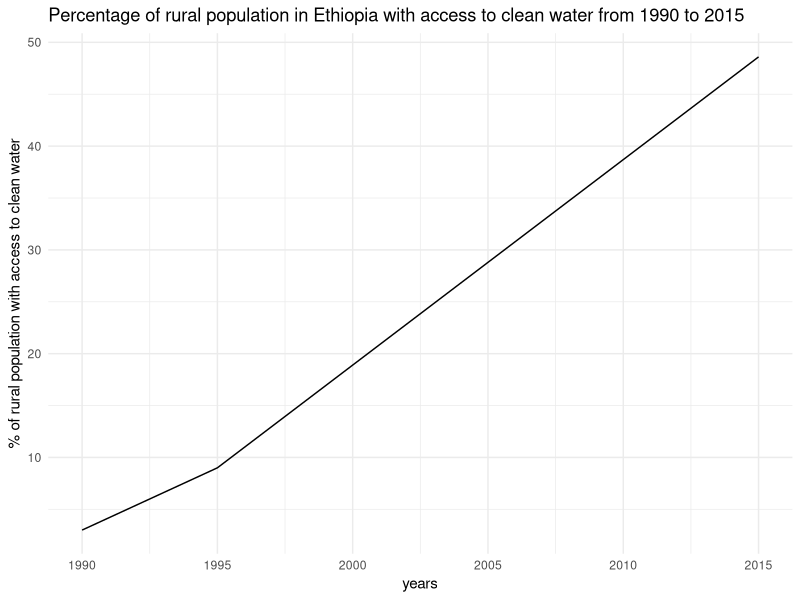
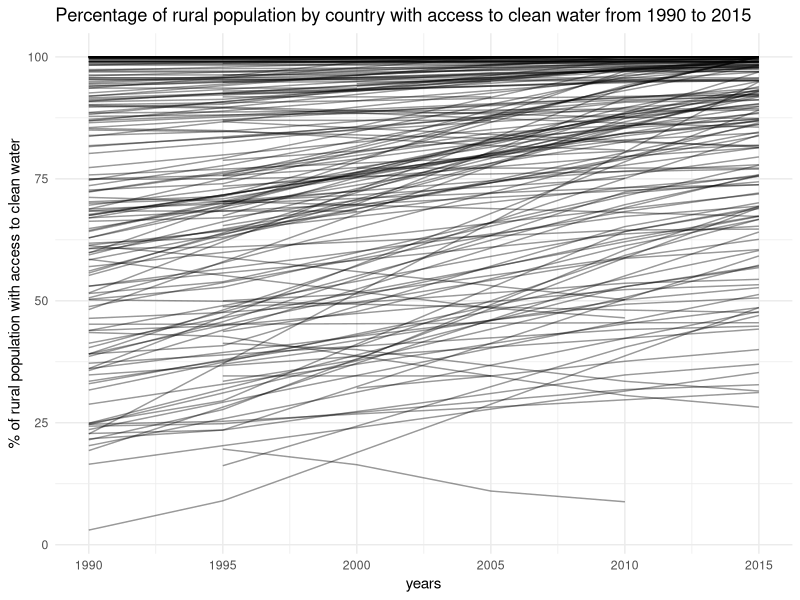
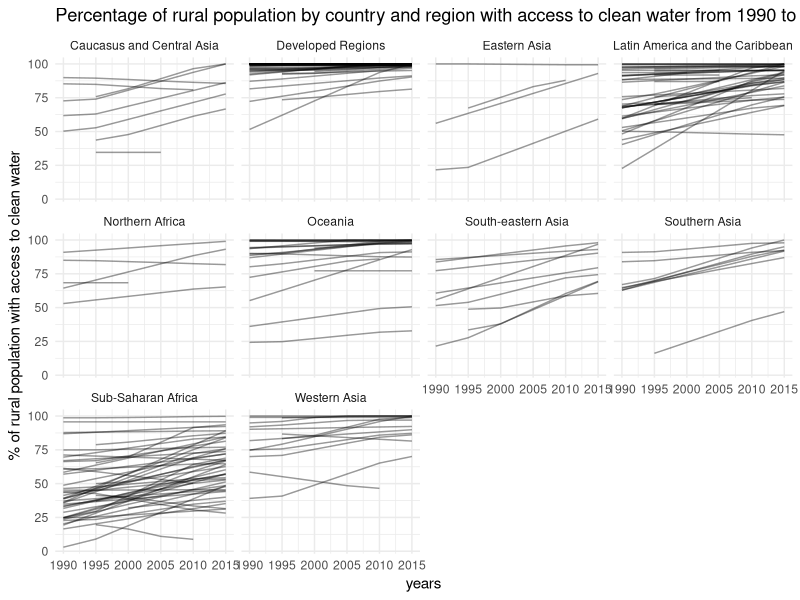
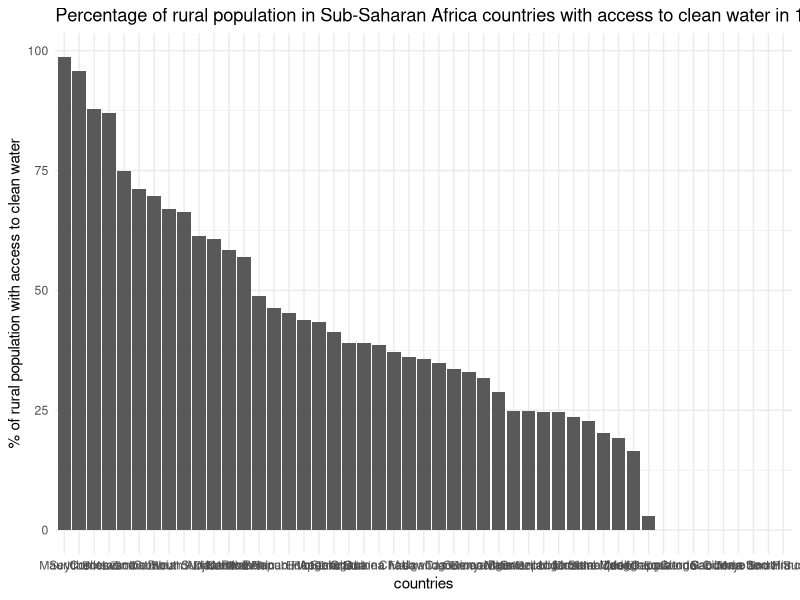
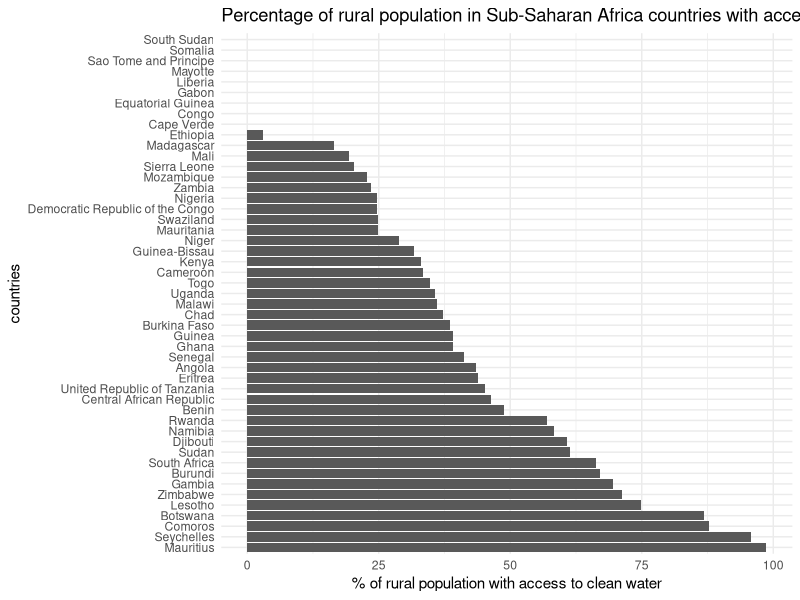
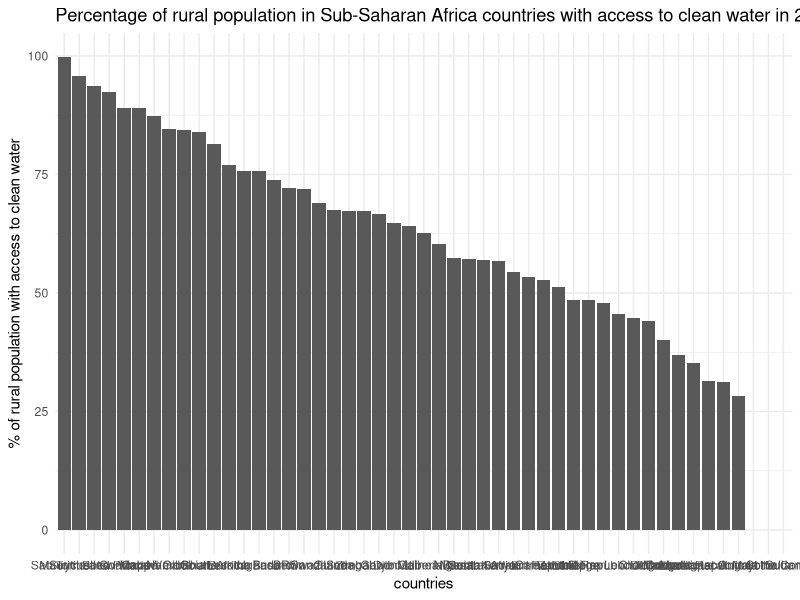
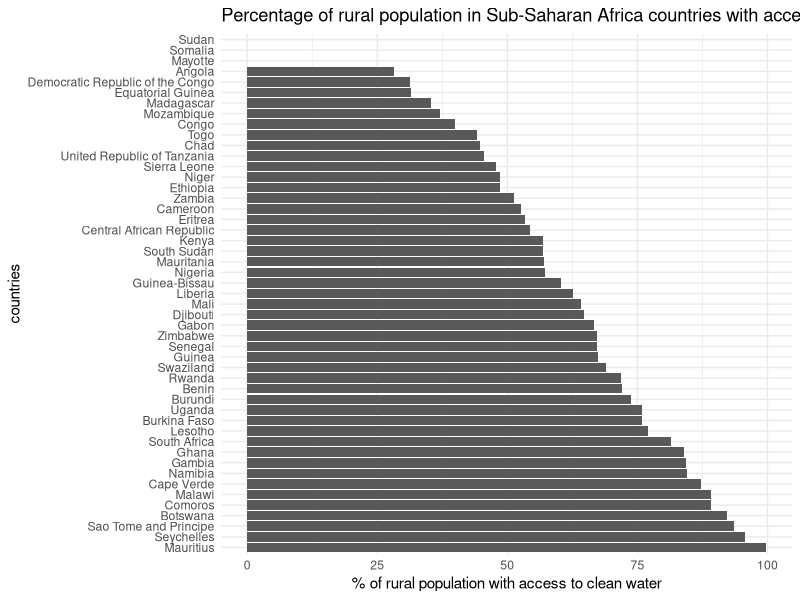
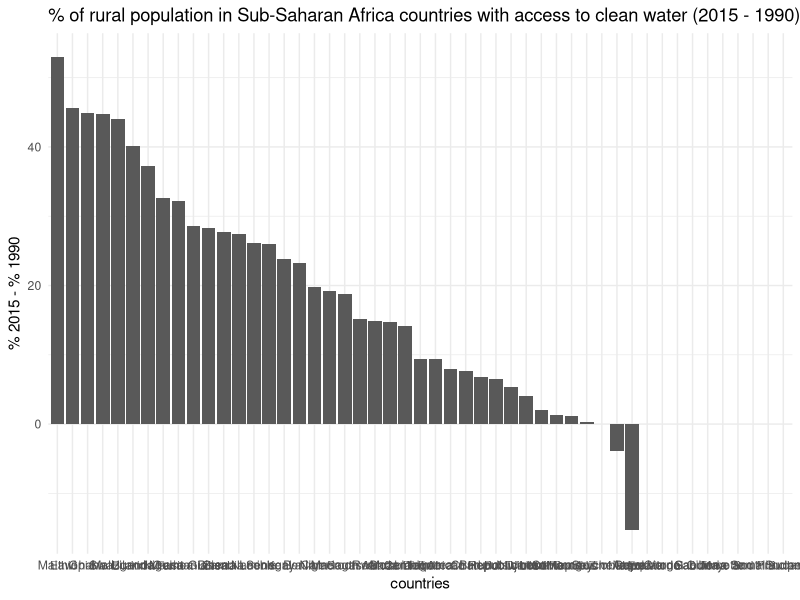

Here is the R script that generated these plots, in order:
## ---- chunk 1
knitr::opts_chunk$set(echo = TRUE)
## ---- chunk 2

options(scipen=999) # avoid scientic notation

# Set up current directory
library(ggplot2)
library(dplyr)
library(tidyr)
setwd("/Users/albertogonzalez/Dropbox/work_17/bestiario/Mark")


# Import Natgeo water data set and have a initial overiew
natgeo_water = read.csv("natgeo_water_refined.csv")
str(natgeo_water)

## ---- chunk 3

# The first thing we need to do is to filter Ethiopia´s data

eth_df = natgeo_water %>%
  filter(iso == "ETH")


# And now we are going to build our first line chart to try to answer the question

g1 = ggplot(eth_df,aes(year,rural_water_imp_per)) + geom_line() + theme_minimal() + ggtitle("Percentage of rural population in Ethiopia with access to clean water from 1990 to 2015") +  xlab("years") + ylab("% of rural population with access to clean water")

g1

# Looks like there is a clear increasing trend of people living in rural areas in Ethiopia with access to clean water

## ---- chunk 4

# We are going to build a line per country
g2 = ggplot(natgeo_water,aes(year,rural_water_imp_per,group=country)) + geom_line(alpha = 0.4) + theme_minimal()  + ggtitle("Percentage of rural population by country with access to clean water from 1990 to 2015") +  xlab("years") + ylab("% of rural population with access to clean water")

g2

## ---- chunk 5

# We will try to include region as faceting varible, to have a many line charts as regions, each of them including just their corresponding countries.

g3 = ggplot(natgeo_water,aes(year,rural_water_imp_per,group = country)) + geom_line(alpha=0.4) + facet_wrap(~region) + theme_minimal() + ggtitle("Percentage of rural population by country and region with access to clean water from 1990 to 2015") +  xlab("years") + ylab("% of rural population with access to clean water")

g3

## ---- chunk 6

# Start by filtering data from Sub-Saharan countries

sub_saharan_df = natgeo_water %>%
  filter(region == "Sub-Saharan Africa")

str(sub_saharan_df)

## ---- chunk 7

sub_saharan_init = sub_saharan_df %>%
  filter(year == 1990)

str(sub_saharan_init)


g4 = ggplot(sub_saharan_init,aes(x = reorder(country,-rural_water_imp_per),y = rural_water_imp_per)) + geom_bar(stat = "identity") + theme_minimal() + ggtitle("Percentage of rural population in Sub-Saharan Africa countries with access to clean water in 1990") +  xlab("countries") + ylab("% of rural population with access to clean water")

g4

## ---- chunk 8

g4 + coord_flip()


## ---- chunk 9

sub_saharan_last = sub_saharan_df %>%
  filter(year == 2015)

str(sub_saharan_last)


g5 = ggplot(sub_saharan_last,aes(x = reorder(country,-rural_water_imp_per),y = rural_water_imp_per)) + geom_bar(stat = "identity") + theme_minimal() + ggtitle("Percentage of rural population in Sub-Saharan Africa countries with access to clean water in 2015") +  xlab("countries") + ylab("% of rural population with access to clean water")

g5

g5 + coord_flip()

## ---- chunk 10

years = c(1990,2015)

sub_saharan_compare = sub_saharan_df %>%
  filter(year %in% years)


sub_saharan_compare$year = as.factor(as.numeric(sub_saharan_compare$year))

str(sub_saharan_compare)

## ---- chunk 11

# Select the necessary cols
compare_df = sub_saharan_compare %>%
  select("country","year","rural_water_imp_per")

# Convert year to wide format using "spread"
# formula = (data,key,value)
compare_df_wide = spread(compare_df,"year","rural_water_imp_per")
compare_df_wide$diff = compare_df_wide$`2015` - compare_df_wide$`1990`
head(compare_df_wide)

## ---- chunk 12

g5_b = ggplot(compare_df_wide,aes(x = reorder(country,-diff),y = diff)) + geom_bar(stat = "identity") + theme_minimal() + ggtitle("% of rural population in Sub-Saharan Africa countries with access to clean water (2015 - 1990)") +  xlab("countries") + ylab("% 2015 - % 1990")

g5_b

g5_b + coord_flip()

## ---- chunk 13

years_2 = c(1995,2010)

sub_saharan_compare_2 = sub_saharan_df %>%
  filter(year %in% years_2)


sub_saharan_compare_2$year = as.factor(as.numeric(sub_saharan_compare_2$year))


# Now we calculate difference between 2010 and 1995 and plot them
compare_df_2 = sub_saharan_compare_2 %>%
  select("country","year","rural_water_imp_per")

# Convert year to wide format using "spread"
# formula = (data,key,value)
compare_df_wide_2 = spread(compare_df_2,"year","rural_water_imp_per")
compare_df_wide_2$diff = compare_df_wide_2$`2010` - compare_df_wide_2$`1995`
head(compare_df_wide_2)

g5_c = ggplot(compare_df_wide_2,aes(x = reorder(country,-diff),y = diff)) + geom_bar(stat = "identity") + theme_minimal() + ggtitle("% of rural population in Sub-Saharan Africa countries with access to clean water (2010 - 1995)") +  xlab("countries") + ylab("% 2010 - % 1995")

g5_c

g5_c + coord_flip()

## ---- chunk 14

g6 = ggplot(sub_saharan_compare,aes(x = reorder(country,-rural_water_imp_per),y = rural_water_imp_per,fill=year)) + geom_bar(stat = "identity") + theme_minimal() + ggtitle("Percentage of rural population in Sub-Saharan Africa countries with access to clean water in 1990 and 2015") +  xlab("countries") + ylab("% of rural population with access to clean water")

g6

g6 + coord_flip()

## ---- chunk 15

g7 = ggplot(sub_saharan_compare,aes(x = reorder(country,-rural_water_imp_per),y = rural_water_imp_per,fill=year)) + geom_bar(position ="dodge", stat = "identity") + theme_minimal() + ggtitle("Percentage of rural population in Sub-Saharan Africa countries with access to clean water in 1990 and 2015") +  xlab("countries") + ylab("% of rural population with access to clean water")

g7

g7 + coord_flip()

## ---- chunk 16

g8 = ggplot(sub_saharan_compare,aes(x = reorder(country,-rural_water_imp_per),rural_water_imp_per,fill=year)) + geom_bar(position ="fill", stat = "identity") + theme_minimal() + ggtitle("Percentage of rural population in Sub-Saharan Africa countries with access to clean water in 1990 and 2015") +  xlab("countries") + ylab("% of rural population with access to clean water")

g8

g8 + coord_flip()

## ---- chunk 17


g8_bis = ggplot(sub_saharan_df,aes(year,rural_water_imp_per,group = country)) + geom_line() + theme_minimal() + facet_wrap(~country)  + ggtitle("Percentage of rural population in Sub-Saharan Africa countries with access to clean water from 1990 to 2015") +  xlab("years") + ylab("% of rural population with access to clean water")

g8_bis


## ---- chunk 18

g9 = ggplot(natgeo_water,aes(rural_water_imp_per,urban_water_imp_per)) + geom_point() + theme_minimal()  + ggtitle("% of rural and urban population by country with access to clean water from 1990 to 2015") +  xlab("% of rural population with access to clean water") + ylab("% of urban population with access to clean water")

g9

## ---- chunk 19

g10 = ggplot(natgeo_water,aes(rural_water_imp_per,urban_water_imp_per,size=total_pop)) + geom_point() + theme_minimal() + scale_size(range=c(1,14)) + ggtitle("% of rural and urban population by country with access to clean water from 1990 to 2015") +  xlab("% of rural population with access to clean water") + ylab("% of urban population with access to clean water")

g10

## ---- chunk 20

g11 = ggplot(natgeo_water,aes(rural_water_imp_per,urban_water_imp_per,size=total_pop)) + geom_point(alpha = 0.4) + theme_minimal() + scale_size(range=c(1,14)) + ggtitle("% of rural and urban population by country with access to clean water from 1990 to 2015") +  xlab("% of rural population with access to clean water") + ylab("% of urban population with access to clean water")

g11


## ---- chunk 21

last_df = natgeo_water %>%
  filter(year == 2015)

g12 = ggplot(last_df,aes(rural_water_imp_per,urban_water_imp_per,size=total_pop)) + geom_point(alpha = 0.4) + theme_minimal() + scale_size(range=c(1,12)) + xlim(0,100) + ylim(0,100) + ggtitle("% of rural and urban population by country with access to clean water in 2015") +  xlab("% of rural population with access to clean water") + ylab("% of urban population with access to clean water")


g12

## ---- chunk 22

g13 = ggplot(last_df,aes(rural_water_imp_per,urban_water_imp_per,size=total_pop)) + geom_point(alpha = 0.4) + theme_minimal() + xlim(25,85) + ylim(50,100) + scale_size(range=c(2,12)) + geom_text(aes(label=country),size=3) + ggtitle("% of rural and urban population by country (selected countries) with access to clean water in 2015") +  xlab("% of rural population with access to clean water") + ylab("% of urban population with access to clean water")


g13


g13_bis = ggplot(last_df,aes(rural_water_imp_per,urban_water_imp_per,size=total_pop)) + theme_minimal() + xlim(25,85) + ylim(50,100) + scale_size(range=c(2,12)) + geom_text(aes(label=country),size=3) + ggtitle("% of rural and urban population by country (selected countries) with access to clean water in 2015") +  xlab("% of rural population with access to clean water") + ylab("% of urban population with access to clean water")


g13_bis


# Finally, let's try to add region as facet variable

g14 =  ggplot(last_df,aes(rural_water_imp_per,urban_water_imp_per,size=total_pop)) + theme_minimal() + xlim(25,90) + ylim(50,100) + scale_size(range=c(2,12)) + geom_point(alpha = 0.4) + facet_wrap(~region) + ggtitle("% of rural and urban population by region and country (selected countries) with access to clean water in 2015") +  xlab("% of rural population with access to clean water") + ylab("% of urban population with access to clean water")

g14

# Zoom in Sub-Saharan Africa

sub_sa = last_df %>%
  filter(region == "Sub-Saharan Africa")


g15 =  ggplot(sub_sa,aes(rural_water_imp_per,urban_water_imp_per,size=total_pop))  + theme_minimal() + geom_point(alpha = 0.4) + xlim(25,90) + ylim(50,100) + scale_size(range=c(2,12)) + geom_text(aes(label=country),size=3) + ggtitle("% of rural and urban population by region and country (sub-saharan africa countries) with access to clean water in 2015") +  xlab("% of rural population with access to clean water") + ylab("% of urban population with access to clean water")

g15


